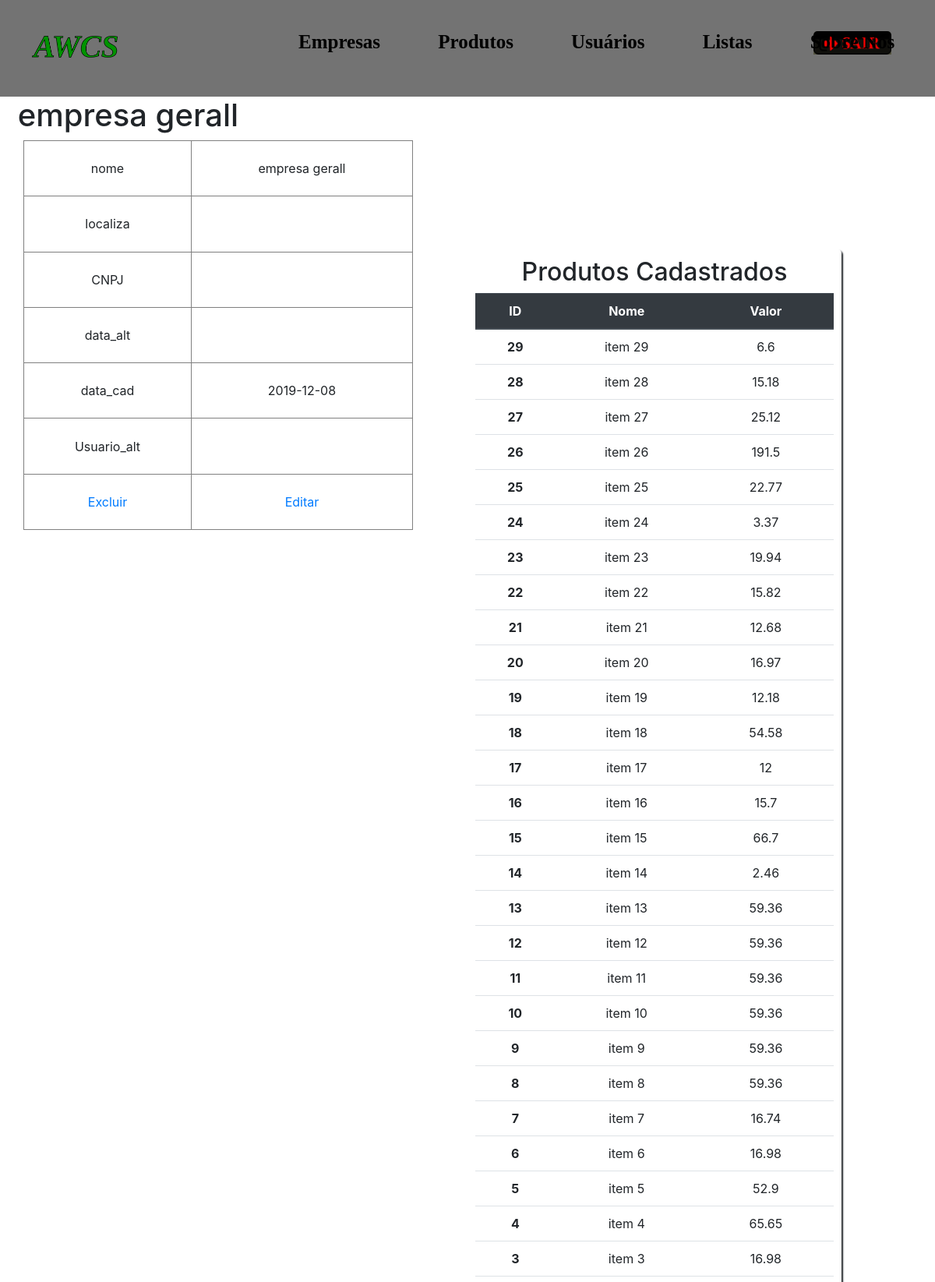
The app's page /empredit/1-empresas.php?id=1 (signed in, upper part) with its own data.
### tables this page shows
CREATE TABLE `empresa` (
  `id` int(11) NOT NULL,
  `nome` varchar(50) DEFAULT NULL,
  `localiza` varchar(100) DEFAULT NULL,
  `CNPJ` varchar(15) DEFAULT NULL,
  `Usuario` int(11) DEFAULT NULL,
  `Resumo` text,
  `data_alt` date DEFAULT NULL,
  `data_cad` date DEFAULT NULL,
  `Usuario_alt` varchar(30) DEFAULT NULL
);

CREATE TABLE `fornecer` (
  `id` int(11) NOT NULL,
  `idempresa` int(11) NOT NULL,
  `idproduto` int(11) NOT NULL,
  `valor` float NOT NULL
);

CREATE TABLE `produto` (
  `id` int(11) NOT NULL,
  `nome` varchar(50) DEFAULT NULL,
  `Tipo` varchar(20) DEFAULT NULL,
  `descricao` text NOT NULL,
  `data_alt` date DEFAULT NULL,
  `data_cad` date DEFAULT NULL,
  `Usuario_alt` varchar(30) DEFAULT NULL,
  `Usuario_cad` varchar(30) DEFAULT NULL
);

### empredit/1-empresas.php (the view, shortened to what this page needs)
<html>
    <head>
    <link rel="stylesheet" href="../atuali/main.css">
    <link rel="stylesheet" href="../atuali/main2.css">
    <link rel="stylesheet" href="https://stackpath.bootstrapcdn.com/bootstrap/4.3.1/css/bootstrap.min.css">
    </head>
    <header>       <div class="cabes">
               <a href="../pag/pagina.php"> <img src="../pag/img/logoawcs.png" class="awcs"></a>
            <ul>
            <li><h3><a href="0-empresa.php"><b> Empresas</a></b></h3></li>
                <li><h3><a href="../produto/0-prod.php"><b>Produtos</b></a></h3></li>
                <li><h3><a href="../usuarios/1-usuarios.php"><b>Usuários</b></a></h3></li>
                <li><h3><a href="../lista/0.1mostra.php"><b class="links_topo">Listas</b></a></h3></li>
                <li><h3><a href="../about.php"><b class="links_topo">Sobre Nós</b></a></h3></li>
        </ul>
        <div class="sair">
                <a href="../login/logout.php"><div class="sair-1"></div></a>
        </div>
    </div>
</header>
    <?php
    include '../funcoes.php';
    $id= $_GET['id'];
    $busca = mysqli_query($banco_de_dados,"select * from empresa where id='$id'");
    $array = mysqli_fetch_assoc($busca);
    $nome = $array['nome'];
    $ide = $array['id'];
    $produtos = mysqli_query($banco_de_dados,"select * from fornecer where idempresa = $ide");
    $produtos = mysqli_fetch_all($produtos,MYSQLI_ASSOC);
    ?>
                 <div class="con1">
                    <table border="1">
                                    <?php
                                        echo "<h1>$nome</h1>";
                                        foreach ($array as $key => $value)
                                        {
                                            if($key == 'id' || $key =='Usuario'|| $key =='Resumo')
                                            {
                                                if( $key =='Resumo')
                                                {
                                                    $resumao = $value;
                                                }
                                            }else{
                                            echo "<tr><td>$key</td> <td>$value</td> </tr>";
                                            }
                                        }
                                        if($_SESSION['cargo'] != 'Membro'){
                                        echo "<tr><td><a href='deleta.php?id=$id'>Excluir</a></td>
                                                <td><a href='2-editare.php?id=$id'>Editar</a></td>
                                            </tr>";}
                                    ?>
                    </table>
                </div>
                <div class="con2">
                    <h2>Produtos Cadastrados</h2>
                        <table class="table">
                            <thead class="thead-dark">
                            <th scope="col">ID</th>
                            <th scope="col">Nome</th>
                            <th scope="col">Valor</th>
                            </thead>
                            <tbody>
                                <?php
                                    foreach ($produtos as $registro) {
                                        $idp = $registro['idproduto'];
                                        $seleciona = mysqli_query($banco_de_dados,"select id,nome from produto where id=$idp");
                                        $arp = mysqli_fetch_assoc($seleciona);
                                ?>
                                <tr>
                                <th scope="row"><?= $arp['id']?></th>
                                <td><?= $arp['nome']?></td>
                                <td><?= $registro['valor']?></td>
                                </tr>
                                <?php
                                }
                                ?>
                                </tbody>
                        </table>
                    </div>
</html>

### atuali/main.css (style rules this page uses)
.cabes { width: 100%; background-color: #737373; height: 124px; padding-top: 10px; }
.cabes img { width: 110px; float: left; margin-left: 41px; margin-top: 36px; }
.awcs { padding-bottom: 13px; }
.cabes ul li { display: inline-block; margin-left: 20%; margin-right: -14%; font-size: 10px; font-family: initial; margin-top: 29px; }
.cabes ul li h3 { font-size: 25px; }
.cabes ul li a { color: black; text-decoration: none; }
.sair { margin-left:87%; width: 100px;height: 40px; margin-top: -53px }
.sair-1 { background-image: url(../CSS/imagens/sair.png); width: 100px;height: 40px; border-radius: 5px; background-size: 100%; background-repeat: no-repeat; }
.con1 { text-align: center; width: 40%; margin-left: 30px; }
.con2 { width: 40%; margin-left: 50%; margin-top: -30%; text-align: center; border: 0px black solid; border-radius: 5px; box-shadow: 2px 2px 2px; padding: 10px; }

### atuali/main2.css (style rules this page uses)
.con1 h1 { margin-left: -44%; }

### empredit/1-empresas.php (style rules this page uses)
table { width:500px; height:500px; text-align:center }

### records on screen
empresa: nome "empresa gerall", data_cad "2019-12-08"
fornecer: idproduto "29", idproduto.nome "item 29", valor "6.6"
fornecer: idproduto "28", idproduto.nome "item 28", valor "15.18"
fornecer: idproduto "27", idproduto.nome "item 27", valor "25.12"
fornecer: idproduto "26", idproduto.nome "item 26", valor "191.5"
fornecer: idproduto "25", idproduto.nome "item 25", valor "22.77"
fornecer: idproduto "24", idproduto.nome "item 24", valor "3.37"
fornecer: idproduto "23", idproduto.nome "item 23", valor "19.94"
fornecer: idproduto "22", idproduto.nome "item 22", valor "15.82"
fornecer: idproduto "21", idproduto.nome "item 21", valor "12.68"
fornecer: idproduto "20", idproduto.nome "item 20", valor "16.97"
fornecer: idproduto "19", idproduto.nome "item 19", valor "12.18"
fornecer: idproduto "18", idproduto.nome "item 18", valor "54.58"
fornecer: idproduto "17", idproduto.nome "item 17", valor "12"
fornecer: idproduto "16", idproduto.nome "item 16", valor "15.7"
fornecer: idproduto "15", idproduto.nome "item 15", valor "66.7"
fornecer: idproduto "14", idproduto.nome "item 14", valor "2.46"
fornecer: idproduto "13", idproduto.nome "item 13", valor "59.36"
fornecer: idproduto "12", idproduto.nome "item 12", valor "59.36"
fornecer: idproduto "11", idproduto.nome "item 11", valor "59.36"
fornecer: idproduto "10", idproduto.nome "item 10", valor "59.36"
fornecer: idproduto "9", idproduto.nome "item 9", valor "59.36"
fornecer: idproduto "8", idproduto.nome "item 8", valor "59.36"
fornecer: idproduto "7", idproduto.nome "item 7", valor "16.74"
fornecer: idproduto "6", idproduto.nome "item 6", valor "16.98"
fornecer: idproduto "5", idproduto.nome "item 5", valor "52.9"
fornecer: idproduto "4", idproduto.nome "item 4", valor "65.65"
fornecer: idproduto "3", idproduto.nome "item 3", valor "16.98"

### other values on screen
$key "nome"
$key "localiza"
$key "CNPJ"
$key "data_alt"
$key "data_cad"
$key "Usuario_alt"
